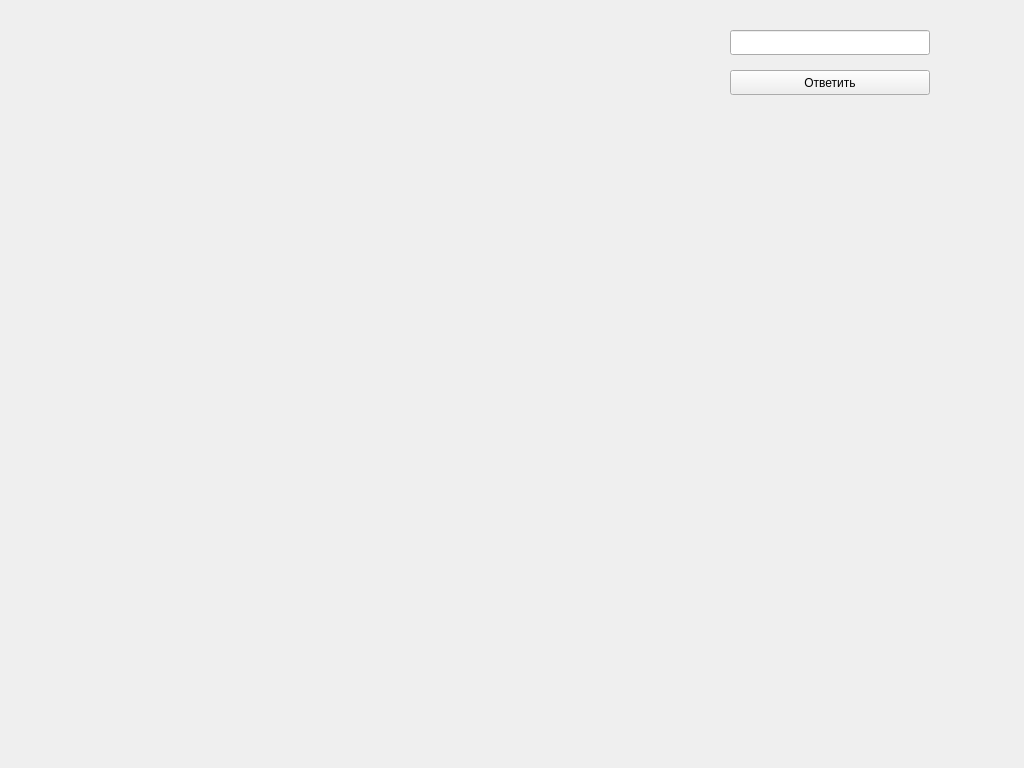
<?xml version="1.0" encoding="UTF-8"?>
<ui version="4.0">
 <class>main_window</class>
 <widget class="QMainWindow" name="main_window">
  <property name="geometry">
   <rect>
    <x>0</x>
    <y>0</y>
    <width>1024</width>
    <height>768</height>
   </rect>
  </property>
  <property name="windowTitle">
   <string>MainWindow</string>
  </property>
  <widget class="QWidget" name="widget">
   <widget class="QLabel" name="image">
    <property name="geometry">
     <rect>
      <x>50</x>
      <y>20</y>
      <width>650</width>
      <height>450</height>
     </rect>
    </property>
    <property name="text">
     <string/>
    </property>
   </widget>
   <widget class="QLineEdit" name="data">
    <property name="geometry">
     <rect>
      <x>730</x>
      <y>30</y>
      <width>200</width>
      <height>25</height>
     </rect>
    </property>
   </widget>
   <widget class="QPushButton" name="ask">
    <property name="geometry">
     <rect>
      <x>730</x>
      <y>70</y>
      <width>200</width>
      <height>25</height>
     </rect>
    </property>
    <property name="text">
     <string>Ответить</string>
    </property>
   </widget>
   <widget class="QLabel" name="map_city">
    <property name="geometry">
     <rect>
      <x>50</x>
      <y>500</y>
      <width>650</width>
      <height>25</height>
     </rect>
    </property>
    <property name="font">
     <font>
      <pointsize>12</pointsize>
     </font>
    </property>
    <property name="text">
     <string/>
    </property>
    <property name="alignment">
     <set>Qt::AlignCenter</set>
    </property>
   </widget>
   <widget class="QLabel" name="comment">
    <property name="geometry">
     <rect>
      <x>730</x>
      <y>110</y>
      <width>200</width>
      <height>25</height>
     </rect>
    </property>
    <property name="font">
     <font>
      <pointsize>12</pointsize>
     </font>
    </property>
    <property name="text">
     <string/>
    </property>
    <property name="alignment">
     <set>Qt::AlignCenter</set>
    </property>
   </widget>
  </widget>
 </widget>
 <resources/>
 <connections/>
</ui>
